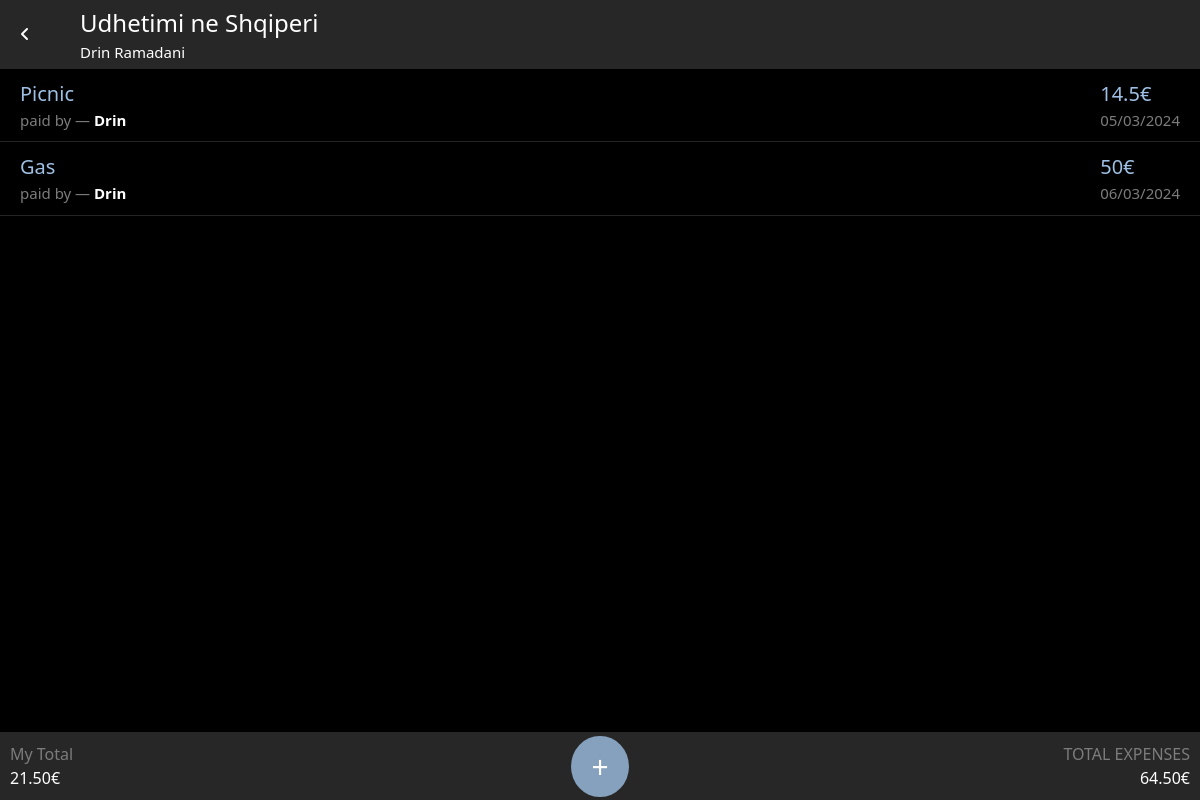
The app's page /index.php?t=1 (signed in) with its own data.
### tables this page shows
CREATE TABLE events (
    id INT(11) NOT NULL AUTO_INCREMENT PRIMARY KEY,
    event_name VARCHAR(256) NOT NULL,
    event_items VARCHAR(256) NOT NULL,
    event_participants VARCHAR(256) NOT NULL,
    event_leader INT(11) NOT NULL
);

CREATE TABLE expenses (
    id INT(11) NOT NULL PRIMARY KEY AUTO_INCREMENT,
    cek_id INT(11) NOT NULL,
    title VARCHAR(256) NOT NULL,
    amount VARCHAR(256) NOT NULL,
    date VARCHAR(256) NOT NULL,
    paid_by INT(11) NOT NULL,
    for_whom VARCHAR(256) NOT NULL
);

CREATE TABLE users (
    id INT(11) NOT NULL AUTO_INCREMENT PRIMARY KEY,
    full_name VARCHAR(256) NOT NULL,
    email VARCHAR(256) NOT NULL,
    username VARCHAR(256) NOT NULL,
    password VARCHAR(256) NOT NULL
);

### dbh.php (called while the page is built, shortened)
<?php
  $server_name = "localhost";
  $db_username = "root";
  $db_password = "";
  $db_name = "tricont";
  $conn = mysqli_connect($server_name, $db_username, $db_password, $db_name);
  $sql = "SELECT * FROM options WHERE option_name = 'Permalink'";
  $result = mysqli_query($conn, $sql);
  while ($row = mysqli_fetch_assoc($result)) {
    $option_value = $row['option_value'];
  }
  $permalink = $_SESSION['permalink'] = $option_value;
  if(!function_exists("getUser")) {
    function getUser($id) {
      global $conn;
      return mysqli_fetch_assoc(mysqli_query($conn, "SELECT * FROM users WHERE id=$id;"));
    }
  }
?>

### dashboard/cek/index.php (the view, shortened to what this page needs)
<?php
include 'dbh.php';
$cek = mysqli_fetch_assoc(mysqli_query($conn, "SELECT * FROM events WHERE id=". $_GET['t']));
$participants = "";
foreach (explode(", ", $cek['event_participants']) as $p) {
	$participants .= getUser($p)['full_name'] . ", ";
}
$participants = rtrim($participants, ', ');
?>
<div class="cek">
	<div class="cek-header">
		<a class="cek-header-left" href="<?php echo $permalink; ?>"><i class="fa-solid fa-angle-left"></i></a>
		<div class="cek-header-right">
			<div class="cek-header-right-name"><?php echo $cek['event_name']; ?> </div>
			<div class="cek-header-right-participants"><?php echo $participants; ?></div>
		</div>
	</div>
	<div class="cek-body">
		<?php $total_expenses = 0; ?>
		<?php $my_total = 0; ?>
		<?php $query = mysqli_query($conn, "SELECT * FROM expenses WHERE cek_id=".$cek['id']); ?>
		<?php while ($expense = mysqli_fetch_assoc($query)) { ?>
		<a class="cek-body-single" href="<?php echo $permalink; ?>?c=<?php echo $expense['id']; ?>">
			<div class="cek-body-single-left">
				<div class="cek-body-single-left-title"><?php echo $expense['title'] ?></div>
				<div class="cek-body-single-left-paid-by">paid by &mdash; <span><?php echo explode(" ", getUser($expense['paid_by'])['full_name'])[0]; ?></span></div>
			</div>
			<div class="cek-body-single-right">
				<div class="cek-body-single-right-price"><?php echo $expense['amount'] ?>€</div>
				<div class="cek-body-single-right-date"><?php echo $expense['date'] ?></div>
			</div>
		</a>
		<?php $total_expenses += floatval($expense['amount']); ?>
		<?php $my_total += floatval($expense['amount'] / count(explode(",", $expense['for_whom']))); ?>
		<?php } ?>
	</div>
	<div class="cek-footer">
		<div class="cek-footer-my-total">
			<p class="cek-footer-my-total-gray">My Total</p>
			<span class="cek-footer-my-total-amount"><?php echo number_format((float)$my_total, 2, '.', ''); ?>€</span>
		</div>
		<div class="cek-footer-plus"><a href="<?php echo $_SESSION['permalink']; ?>?t=<?php echo $_GET['t']; ?>&a">+</a></div>
		<div class="cek-footer-total-expenses">
			<p class="cek-footer-total-expenses-gray">TOTAL EXPENSES</p>
			<span class="cek-footer-total-expenses-amount"><?php echo number_format((float)$total_expenses, 2, '.', ''); ?>€</span>
		</div>
	</div>
</div>

### records on screen
events: event_name "Udhetimi ne Shqiperi"
expenses: title "Picnic", paid_by.full_name "Drin", amount "14.5", date "05/03/2024"
expenses: title "Gas", paid_by.full_name "Drin", amount "50", date "06/03/2024"

### other values on screen
$participants "Drin Ramadani"
$my_total "21.50"
$total_expenses "64.50"
